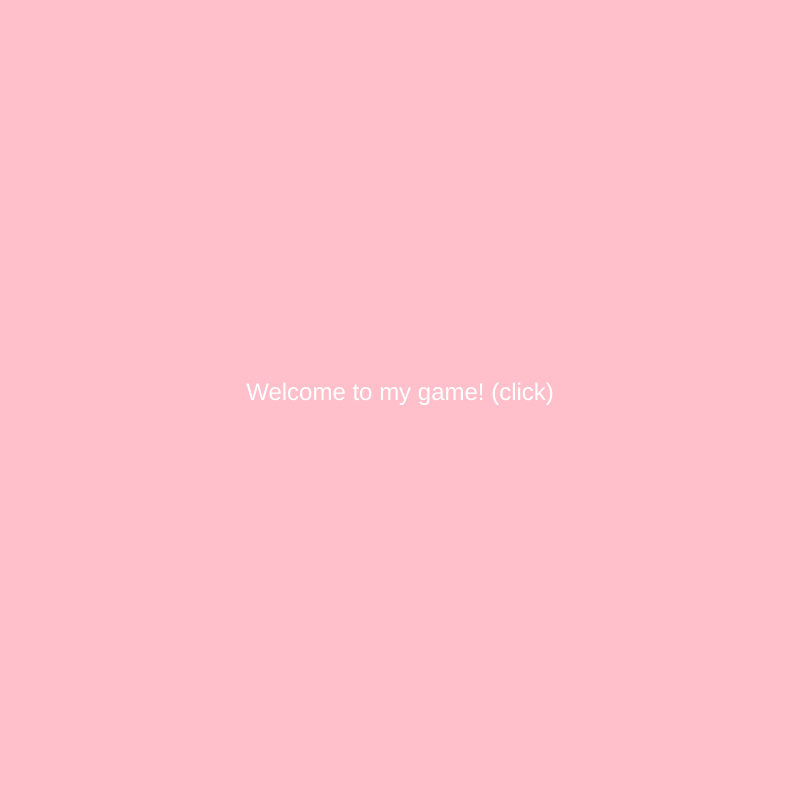
Frame 1 (no input)
Frame 60 (no input): identical to frame 1, image omitted
Frame 120 (the mouse pressed at the canvas centre since frame 60): identical to frame 1, image omitted

The p5.js sketch that drew this single still picture (run headless with seeded random() and noise() and a simulated clock; from frame 60 on, the mouse is pressed at the canvas centre):

// p5.js sketch
// ── sketch.js
//instead of var myCar# you can have multiples without needing copy
var cars = [];
var frogPos;
var myState = 0;
var maxCars = 10;
var maxTimer = 30*60;
var timer = maxTimer;

function setup() {
  createCanvas(800, 800);


  frogPos = createVector(width / 2, height - 100);

  textAlign(CENTER);

}

function draw() {

  switch (myState) {
    case 0: // menu
      background('pink');
      fill('white');
      textSize(24);
      text("Welcome to my game! (click)", width / 2, height / 2);
      break;

    case 1: // game state
      game();
      timer = timer - 1;
      if (timer <= 0) {
        timer = maxTimer;
        myState = 3;
      }
      break;

    case 2: //win myState
      background('green');
      fill('white');
      textSize(24);
      text("You Win!", width / 2, height / 2);
      break;

    case 3: //lose
      background('red');
      fill('white');
      textSize(24);
      text("You Lose :(", width / 2, height / 2);
      break;
  }


}

function mouseReleased() {
  switch (myState) {
    case 0:
      myState = 1;
      break;

    case 2: //they won
    //reset maxTimer
    timer = maxTimer;
      //spawn cars
      cars = [];
      for (var i = 0; i < maxCars; i++) {
        cars.push(new Car());
      }
      myState = 0;
      break;

    case 3: // they lost
    //reset maxTimer
    timer = maxTimer;
      //spawn cars
      cars = [];
      for (var i = 0; i < maxCars; i++) {
        cars.push(new Car());

      }
      myState = 0;
      break;
  }
}



function game() {

  background('lightblue');

  for (var i = 0; i < cars.length; i++) {
    cars[i].display();
    cars[i].drive();
    if (cars[i].pos.dist(frogPos) < 50) {
      cars.splice(i, 1);

    }
  }

  if (cars.length == 0) {
    myState = 2;

  }


  //frog
  fill('green');
  ellipse(frogPos.x, frogPos.y, 50, 50);

  //call keyboard commands
  checkForKeys();


}

//keyboard commands
function checkForKeys() {
  if (keyIsDown(LEFT_ARROW)) frogPos.x -= 5;
  if (keyIsDown(RIGHT_ARROW)) frogPos.x += 5;
  if (keyIsDown(UP_ARROW)) frogPos.y -= 5;
  if (keyIsDown(DOWN_ARROW)) frogPos.y += 5;
}



// our car class
function Car() {
  //attributes
  this.pos = createVector(random(width), random(height));
  this.vel = createVector(random(-5, 5), random(-5, 5));
  //methods
  this.display = function() {
    rect(this.pos.x, this.pos.y, 10, 10);
  }

  this.drive = function() {
    this.pos.add(this.vel);
    //This loops from all sides
    if (this.pos.x > width) this.pos.x = 0;
    if (this.pos.x < 0) this.pos.x = width;
    if (this.pos.y > height) this.pos.y = 0;
    if (this.pos.y < 0) this.pos.y = height;
  }
}
